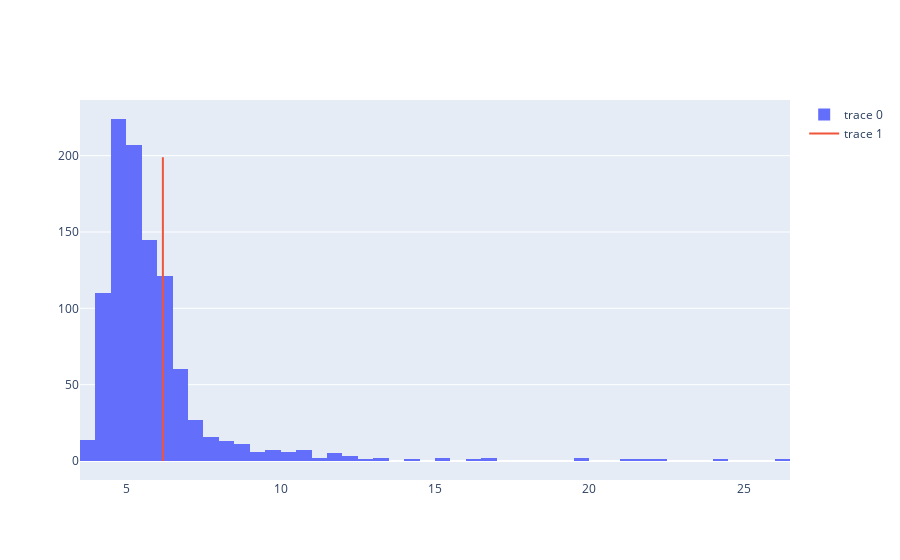

Here is the notebook cell this chart was saved with:
### Code cell
n = 10**4
X = np.random.normal(size=(n, 1000))
Y = np.exp(X)
sk_pin = stats.skew(Y)
sk_pin
true_sk = (np.exp(1)+2) * np.sqrt(np.exp(1)-1)
fig = go.Figure()
fig.add_trace(go.Histogram(x=sk_pin))
fig.add_trace(go.Scatter(x=[true_sk for _ in range(200)], y=list(range(200))))
fig

### Figure 1 — Plotly figure (JSON) as saved in the notebook; plotly's stock layout.template omitted (floating-point values rounded to 4 significant figures; data arrays with more than 128 entries replaced by an {"elided": "..."} marker saying what was removed)
{"data": [{"type": "histogram", "x": {"elided": "1000 float values"}}, {"type": "scatter", "x": {"elided": "200 float values"}, "y": {"elided": "200 int values"}}], "layout": {}}
